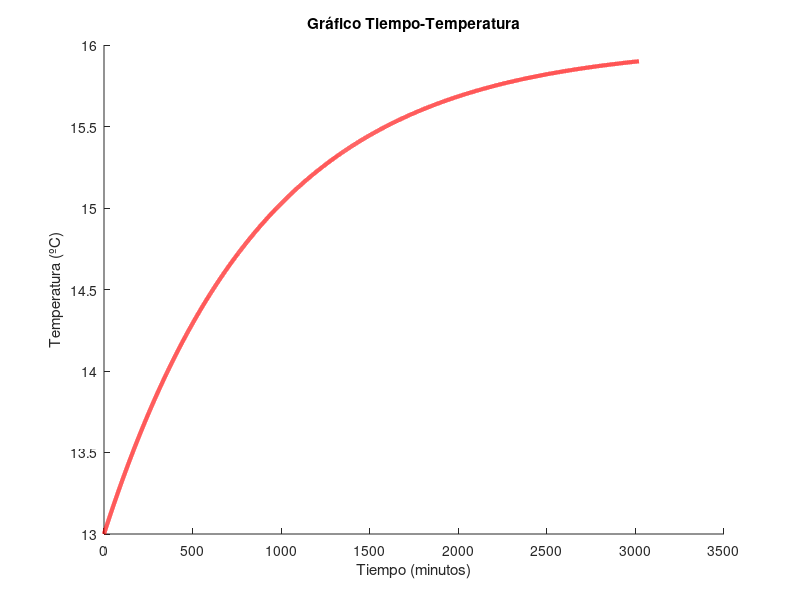

The MATLAB script that drew this image:
% Clean screeen and variables
% Limpiar pantalla y variables
clc
clear

% Ask temperature and time parameters
% Pedir parámteros de temperaturas y tiempos
prompt = {'Temperatura Inicial Hielera', 'Temperatura Ambiente', 'Temperatura Hielera Segunda Lectura', 'Tiempo de Segunda Lectura'};
digtitle = 'Introduce los valores';
dims = [1 25]
definput = {'13','16', '14', '360'};
answer = inputdlg(prompt, digtitle, dims, definput);

% Convert the string inputs to numbers
% Convertir las entradas String a números
Tih = str2num(answer{1});
Ta = str2num(answer{2});
Tht = str2num(answer{3});
t2l = str2num(answer{4});

% Calculate the integration constant and thermal constant
% Calcular la constante de integración y la constante térmica
C = Tih-Ta;
k =((log((Tht-Ta)/(Tih-Ta)))/-t2l);

% Calculate the time that takes to reache a thermal balanca + - 0.1
%Calculo del tiempo que tomará alcanzar el equilibrio térmico + - 0.1
tet = (log(((Ta+0.1)-Ta)/C))/-k;
teth = tet/60;
tetd = teth/24;

% Cooler Temperature Change Graph over time
% Gráfica del cambio de temperatura de la hielera con el tiempo
t = [0:0.1:tet];
T = (C*exp(-(k*t)))+ Ta;
figure('Name', 'Gráfica Tiempo-Temperatura');
title('Gráfico Tiempo-Temperatura');
xlabel('Tiempo (minutos)');
ylabel('Temperatura (ºC)')
hold on
plot(t,T, 'color', 'red', 'LineWidth', 3)

% Print the results
% Impresión de resultados 
sprintf(['El equilibrio térmico será posible en el tiempo %.0f minutos, %.2f horas o %.1f días'], tet, teth, tetd)
